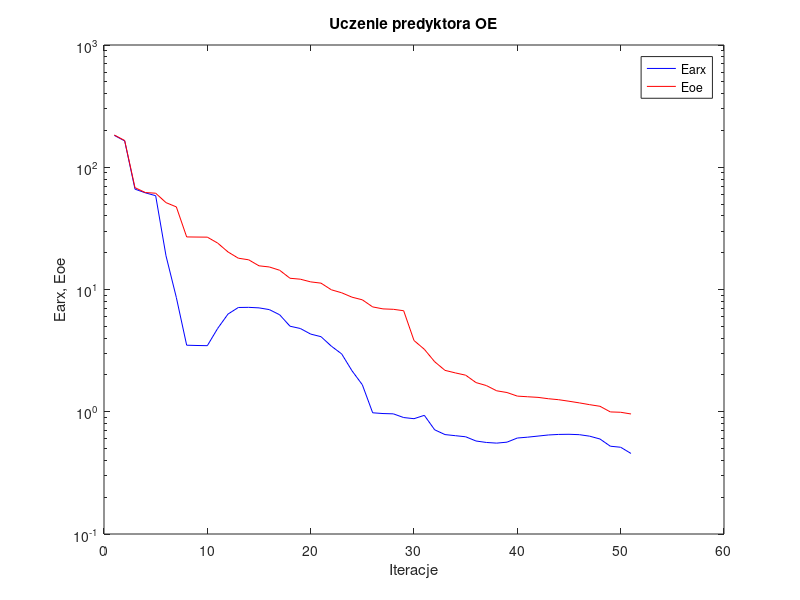
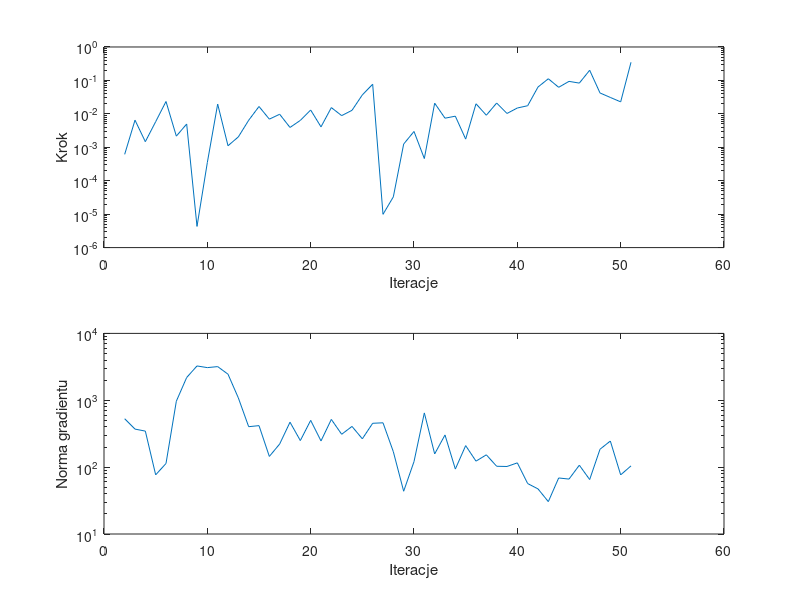

Recreate these plots in MATLAB, in order.
%uczenie predyktora oe
clear all;
n=0; farx(n+1)=1.822715e+002; foe(n+1)=1.836300e+002; wspucz(n+1)=0.000000e+000; ng(n+1)=0.000000e+000;
%odnowa zmiennej metryki
n=1; farx(n+1)=1.642718e+002; foe(n+1)=1.654182e+002; krok(n+1)=6.145526e-004; ng(n+1)=5.291205e+002;
n=2; farx(n+1)=6.621766e+001; foe(n+1)=6.807084e+001; krok(n+1)=6.480489e-003; ng(n+1)=3.704309e+002;
n=3; farx(n+1)=6.178523e+001; foe(n+1)=6.212493e+001; krok(n+1)=1.471967e-003; ng(n+1)=3.458013e+002;
n=4; farx(n+1)=5.851726e+001; foe(n+1)=6.132354e+001; krok(n+1)=5.829556e-003; ng(n+1)=7.668993e+001;
n=5; farx(n+1)=1.886307e+001; foe(n+1)=5.136003e+001; krok(n+1)=2.340953e-002; ng(n+1)=1.133803e+002;
n=6; farx(n+1)=8.604052e+000; foe(n+1)=4.739914e+001; krok(n+1)=2.156451e-003; ng(n+1)=9.681541e+002;
n=7; farx(n+1)=3.501844e+000; foe(n+1)=2.691950e+001; krok(n+1)=4.964322e-003; ng(n+1)=2.188095e+003;
n=8; farx(n+1)=3.483470e+000; foe(n+1)=2.685486e+001; krok(n+1)=4.300043e-006; ng(n+1)=3.259785e+003;
n=9; farx(n+1)=3.471421e+000; foe(n+1)=2.680721e+001; krok(n+1)=3.505202e-004; ng(n+1)=3.076856e+003;
n=10; farx(n+1)=4.804570e+000; foe(n+1)=2.397271e+001; krok(n+1)=1.958773e-002; ng(n+1)=3.186857e+003;
n=11; farx(n+1)=6.296500e+000; foe(n+1)=2.028535e+001; krok(n+1)=1.111857e-003; ng(n+1)=2.454132e+003;
n=12; farx(n+1)=7.126753e+000; foe(n+1)=1.803109e+001; krok(n+1)=2.043687e-003; ng(n+1)=1.085415e+003;
n=13; farx(n+1)=7.145859e+000; foe(n+1)=1.749732e+001; krok(n+1)=6.422675e-003; ng(n+1)=4.025116e+002;
n=14; farx(n+1)=7.075151e+000; foe(n+1)=1.562209e+001; krok(n+1)=1.660018e-002; ng(n+1)=4.175145e+002;
n=15; farx(n+1)=6.848275e+000; foe(n+1)=1.528710e+001; krok(n+1)=6.947618e-003; ng(n+1)=1.445766e+002;
n=16; farx(n+1)=6.212505e+000; foe(n+1)=1.436766e+001; krok(n+1)=9.725768e-003; ng(n+1)=2.218063e+002;
n=17; farx(n+1)=5.008825e+000; foe(n+1)=1.235808e+001; krok(n+1)=3.920371e-003; ng(n+1)=4.698290e+002;
n=18; farx(n+1)=4.797987e+000; foe(n+1)=1.214303e+001; krok(n+1)=6.374691e-003; ng(n+1)=2.495654e+002;
n=19; farx(n+1)=4.318461e+000; foe(n+1)=1.154499e+001; krok(n+1)=1.303276e-002; ng(n+1)=5.003573e+002;
n=20; farx(n+1)=4.112878e+000; foe(n+1)=1.127336e+001; krok(n+1)=4.080593e-003; ng(n+1)=2.465072e+002;
n=21; farx(n+1)=3.440303e+000; foe(n+1)=9.947034e+000; krok(n+1)=1.538463e-002; ng(n+1)=5.172734e+002;
n=22; farx(n+1)=2.973161e+000; foe(n+1)=9.401534e+000; krok(n+1)=8.855578e-003; ng(n+1)=3.100210e+002;
n=23; farx(n+1)=2.164066e+000; foe(n+1)=8.654534e+000; krok(n+1)=1.274938e-002; ng(n+1)=4.062792e+002;
n=24; farx(n+1)=1.662694e+000; foe(n+1)=8.234644e+000; krok(n+1)=3.685289e-002; ng(n+1)=2.651899e+002;
n=25; farx(n+1)=9.807146e-001; foe(n+1)=7.204832e+000; krok(n+1)=7.689657e-002; ng(n+1)=4.526471e+002;
%odnowa zmiennej metryki
n=26; farx(n+1)=9.667850e-001; foe(n+1)=6.941003e+000; krok(n+1)=9.884595e-006; ng(n+1)=4.601943e+002;
n=27; farx(n+1)=9.613980e-001; foe(n+1)=6.886504e+000; krok(n+1)=3.291660e-005; ng(n+1)=1.700773e+002;
n=28; farx(n+1)=8.966232e-001; foe(n+1)=6.704412e+000; krok(n+1)=1.250114e-003; ng(n+1)=4.360147e+001;
n=29; farx(n+1)=8.774446e-001; foe(n+1)=3.826352e+000; krok(n+1)=2.972972e-003; ng(n+1)=1.209349e+002;
n=30; farx(n+1)=9.347806e-001; foe(n+1)=3.243408e+000; krok(n+1)=4.604034e-004; ng(n+1)=6.467993e+002;
n=31; farx(n+1)=7.117977e-001; foe(n+1)=2.565534e+000; krok(n+1)=2.085811e-002; ng(n+1)=1.575992e+002;
n=32; farx(n+1)=6.505298e-001; foe(n+1)=2.180571e+000; krok(n+1)=7.418259e-003; ng(n+1)=3.025904e+002;
n=33; farx(n+1)=6.371585e-001; foe(n+1)=2.078650e+000; krok(n+1)=8.518466e-003; ng(n+1)=9.356904e+001;
n=34; farx(n+1)=6.241895e-001; foe(n+1)=1.991408e+000; krok(n+1)=1.757317e-003; ng(n+1)=2.097609e+002;
n=35; farx(n+1)=5.764776e-001; foe(n+1)=1.732311e+000; krok(n+1)=2.001452e-002; ng(n+1)=1.229110e+002;
n=36; farx(n+1)=5.608226e-001; foe(n+1)=1.638178e+000; krok(n+1)=9.096510e-003; ng(n+1)=1.527337e+002;
n=37; farx(n+1)=5.538458e-001; foe(n+1)=1.484083e+000; krok(n+1)=2.107682e-002; ng(n+1)=1.030004e+002;
n=38; farx(n+1)=5.640852e-001; foe(n+1)=1.436369e+000; krok(n+1)=1.027490e-002; ng(n+1)=1.022693e+002;
n=39; farx(n+1)=6.097122e-001; foe(n+1)=1.342594e+000; krok(n+1)=1.496365e-002; ng(n+1)=1.158450e+002;
n=40; farx(n+1)=6.196359e-001; foe(n+1)=1.326301e+000; krok(n+1)=1.750226e-002; ng(n+1)=5.678636e+001;
n=41; farx(n+1)=6.324336e-001; foe(n+1)=1.311106e+000; krok(n+1)=6.345766e-002; ng(n+1)=4.727619e+001;
n=42; farx(n+1)=6.456767e-001; foe(n+1)=1.278204e+000; krok(n+1)=1.121259e-001; ng(n+1)=3.048118e+001;
n=43; farx(n+1)=6.524785e-001; foe(n+1)=1.254653e+000; krok(n+1)=6.223401e-002; ng(n+1)=6.885500e+001;
n=44; farx(n+1)=6.541905e-001; foe(n+1)=1.218988e+000; krok(n+1)=9.363811e-002; ng(n+1)=6.627067e+001;
n=45; farx(n+1)=6.494072e-001; foe(n+1)=1.182009e+000; krok(n+1)=8.316649e-002; ng(n+1)=1.068889e+002;
n=46; farx(n+1)=6.312633e-001; foe(n+1)=1.142722e+000; krok(n+1)=2.013997e-001; ng(n+1)=6.520573e+001;
n=47; farx(n+1)=5.984679e-001; foe(n+1)=1.108482e+000; krok(n+1)=4.215364e-002; ng(n+1)=1.851391e+002;
n=48; farx(n+1)=5.225052e-001; foe(n+1)=9.969780e-001; krok(n+1)=3.095635e-002; ng(n+1)=2.455909e+002;
n=49; farx(n+1)=5.124182e-001; foe(n+1)=9.903065e-001; krok(n+1)=2.284436e-002; ng(n+1)=7.661795e+001;
n=50; farx(n+1)=4.557826e-001; foe(n+1)=9.590222e-001; krok(n+1)=3.485301e-001; ng(n+1)=1.043736e+002;

figure; semilogy(farx,'b'); hold on; semilogy(foe,'r'); xlabel('Iteracje'); ylabel('Earx, Eoe'); legend('Earx','Eoe'); title('Uczenie predyktora OE');
figure; subplot(2,1,1); semilogy(krok); xlabel('Iteracje'); ylabel('Krok');
subplot(2,1,2); semilogy(ng); xlabel('Iteracje'); ylabel('Norma gradientu');
Earx=farx(n+1)
Eoe=foe(n+1)
